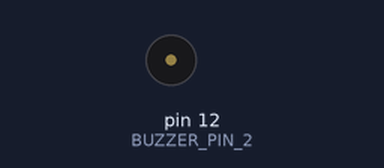
The sketch below on a simulated Arduino Uno, built with avr-gcc and run on an emulated ATmega328P. Parts: buzzer (waves = sounding).

Above: at 0.3 s.
At 13.5 s:
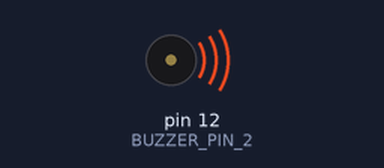
Timing chart, 0 to 19.0 s (numbered marks = the images above):
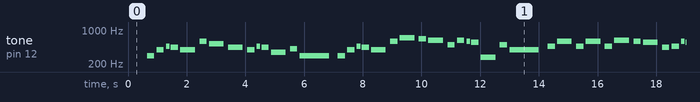

Measured:
- by itself, tone on pin 12 (BUZZER_PIN_2): plays 294 Hz for 0.25 s, 392 Hz for 0.25 s, 466 Hz for 0.13 s, 440 Hz for 0.25 s, 392 Hz for 0.50 s, 587 Hz for 0.25 s … (269 notes in this stretch)

The sketch:

Demo_altavoz.ino
```cpp
// (licence header left out)
#include "pitches.h"

#define BUZZER_PIN_1 7
#define BUZZER_PIN_2 12

int melody[] = {
  REST, NOTE_D4,
  NOTE_G4, NOTE_AS4, NOTE_A4,
  NOTE_G4, NOTE_D5,
  NOTE_C5,
  NOTE_A4,
  NOTE_G4, NOTE_AS4, NOTE_A4,
  NOTE_F4, NOTE_GS4,
  NOTE_D4,
  NOTE_D4,

  NOTE_G4, NOTE_AS4, NOTE_A4,
  NOTE_G4, NOTE_D5,
  NOTE_F5, NOTE_E5,
  NOTE_DS5, NOTE_B4,
  NOTE_DS5, NOTE_D5, NOTE_CS5,
  NOTE_CS4, NOTE_B4,
  NOTE_G4,
  NOTE_AS4,

  NOTE_D5, NOTE_AS4,
  NOTE_D5, NOTE_AS4,
  NOTE_DS5, NOTE_D5,
  NOTE_CS5, NOTE_A4,
  NOTE_AS4, NOTE_D5, NOTE_CS5,
  NOTE_CS4, NOTE_D4,
  NOTE_D5,
  REST, NOTE_AS4,

  NOTE_D5, NOTE_AS4,
  NOTE_D5, NOTE_AS4,
  NOTE_F5, NOTE_E5,
  NOTE_DS5, NOTE_B4,
  NOTE_DS5, NOTE_D5, NOTE_CS5,
  NOTE_CS4, NOTE_AS4,
  NOTE_G4
};

int durations[] = {
  2, 4,
  4, 8, 4,
  2, 4,
  2,
  2,
  4, 8, 4,
  2, 4,
  1,
  4,

  4, 8, 4,
  2, 4,
  2, 4,
  2, 4,
  4, 8, 4,
  2, 4,
  1,
  4,

  2, 4,
  2, 4,
  2, 4,
  2, 4,
  4, 8, 4,
  2, 4,
  1,
  4, 4,

  2, 4,
  2, 4,
  2, 4,
  2, 4,
  4, 8, 4,
  2, 4,
  1
};
void setup()
{
  pinMode(BUZZER_PIN_1, OUTPUT);
  pinMode(BUZZER_PIN_2, OUTPUT);
}

void loop()
{
  int size = sizeof(durations) / sizeof(int);

  for (int note = 0; note < size; note++) {
    //to calculate the note duration, take one second divided by the note type.
    //e.g. quarter note = 1000 / 4, eighth note = 1000/8, etc.
    int duration = 1000 / durations[note];
    tone(BUZZER_PIN_1, melody[note], duration);
    tone(BUZZER_PIN_2, melody[note], duration);

    //to distinguish the notes, set a minimum time between them.
    //the note's duration + 30% seems to work well:
    int pauseBetweenNotes = duration * 1.30;
    delay(pauseBetweenNotes);

    //stop the tone playing:
    noTone(BUZZER_PIN_1);
    noTone(BUZZER_PIN_2);
  }
}
```
